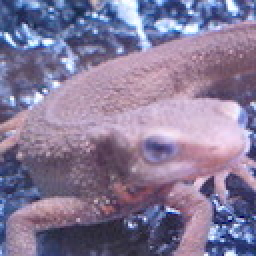
//> input picture Question_91_100/imori.jpg, 128 x 128 px (shown 2 times larger)
$ ./question_91   (built with g++ and OpenCV 4)
//> lines starting //> are read from the running program, lines starting //| are printed output that depends on the picture
//> further down, img is the input picture: 128 rows x 128 cols, CV_8UC3; mean B, G, R 152.8, 121.8, 134.1
#include <opencv2/core.hpp>
#include <opencv2/highgui.hpp>
#include <opencv2/opencv.hpp>
#include <iostream>
#include <vector>
#include <random>
#include <cmath>
#include <cblas.h>  // BLASライブラリを使用
#include <iomanip>
#include <memory>

using namespace std;

void debug(string str="") {
    cout << "debug:" << str << endl;
}

struct rgb {
    int b;
    int g;
    int r;
    void show(){
        cout << b << "," << g << "," << g << endl;
    }
    double operator- (rgb a) const {return pow(r-a.r,2)+pow(g-a.g,2)+pow(b-a.b,2);}
};

rgb get_rgb(const uchar *pos){
    rgb value;

    value.b =  pos[0];
    value.g =  pos[1];
    value.r =  pos[2];

    return  value;
}

double calc_distance(const rgb &value1,const rgb &value2)
{
    return sqrt(value1 - value2);
}

cv::Mat kmeans_quantam_color(cv::Mat img,int k = 5)
{
//> called with k = 5
    mt19937 gen(0);
    int img_size = img.rows*img.cols;
//> img_size = 16384
    uniform_int_distribution<int> dist(0,img_size-1);
    auto sampling_rgb = std::make_unique<rgb[]>(k);
    auto img_index    = std::make_unique<uchar[]>(img_size);
    int ch_num=img.channels();
//> ch_num = 3

    for(int i = 0;i< k;i++ ) {
        uchar *pos = img.data+dist(gen)*ch_num;
        sampling_rgb[i] = get_rgb(pos);
        // sampling_rgb[i].show();
    }
//> this loop made 5 passes
//> (value.b in get_rgb, value.g in get_rgb, value.r in get_rgb) on passes 1 to 5: (166, 142, 166), (201, 183, 224), (123, 99, 123), (161, 137, 167), (129, 106, 121)

    for(int i = 0;i<img_size; i++) {
        uchar *pos = img.data+i*ch_num;
        rgb value  = get_rgb(pos);
        double distance;
        double min_distace = img_size*4;
        int min_index = 0;
        for(int j = 0 ; j< k ;j++) {
            distance = calc_distance(value,sampling_rgb[j]);
            if(distance <= min_distace ){
                min_distace = distance;
                min_index   = j;
            }
        }
        img_index[i] = min_index*50;
    }
//> this loop made 16384 passes
//> (value.b in get_rgb, value.g in get_rgb, value.r in get_rgb, distance, min_distace, min_index) on passes 1 to 3: (132, 80, 67, 60.01, 59.82, 2), (104, 55, 39, 99.75, 96.71, 2), (100, 54, 36, 103.8, 100.6, 2)

    cv::Mat gray(img.cols,img.rows,CV_8UC1,static_cast<void*>(img_index.get()));
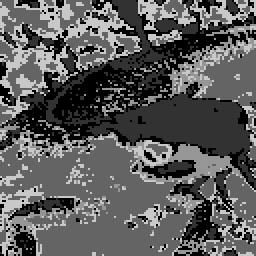
//> gray: 128 rows x 128 cols, CV_8UC1 (shown 2 times larger); min 0, max 200, mean 90.6
    cv::Mat img_clone = gray.clone();  // データを独立させる！
    return img_clone;
}

int main() {
	auto start = std::chrono::high_resolution_clock::now();

    vector<vector<double>> train_x = {{0, 0}, {0, 1},{1, 0},{1, 1}};
    vector<double> train_t = {0, 1, 1, 0};

    cv::Mat img = cv::imread("../Question_91_100/imori.jpg", cv::IMREAD_COLOR);

    img = kmeans_quantam_color(img);

    auto end = std::chrono::high_resolution_clock::now();
    std::chrono::duration<double, std::milli> duration = end - start;
    std::cout << "time:" << duration.count()/1000 <<  std::endl;

    cv::imshow("img",img);
    cv::waitKey(0);
    cv::destroyAllWindows();

    return 0;
}

$ run again, with Question_91_100/madara.jpg copied over Question_91_100/imori.jpg
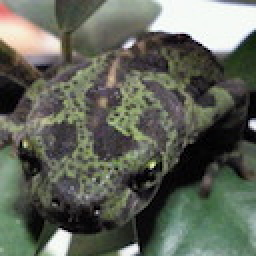
//> input picture Question_91_100/madara.jpg, 128 x 128 px (shown 2 times larger)
//> img is the input picture: 128 rows x 128 cols, CV_8UC3; mean B, G, R 89.9, 100.8, 96.4
//> the loop in kmeans_quantam_color, `for(int i = 0;i< k;i++ )` made 5 passes
//> (value.b in get_rgb, value.g in get_rgb, value.r in get_rgb) on passes 1 to 5: (59, 52, 57), (7, 5, 5), (0, 3, 4), (81, 105, 81), (43, 65, 63)
//> the loop in kmeans_quantam_color, `for(int i = 0;i<img_size; i++)` made 16384 passes
//> (value.b in get_rgb, value.g in get_rgb, value.r in get_rgb, distance, min_distace, min_index) on passes 1 to 3: (148, 160, 172, 178.7, 125.7, 3), (140, 150, 160, 161.4, 108.4, 3), (139, 145, 152, 153.4, 100, 3)
//> in kmeans_quantam_color, `cv::Mat gray(img.cols,img.rows,CV_8UC1,static_cast<void*>(img_index.ge..`:
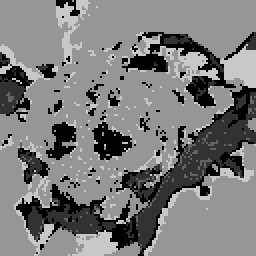
//> gray: 128 rows x 128 cols, CV_8UC1 (shown 2 times larger); min 0, max 200, mean 121.5
